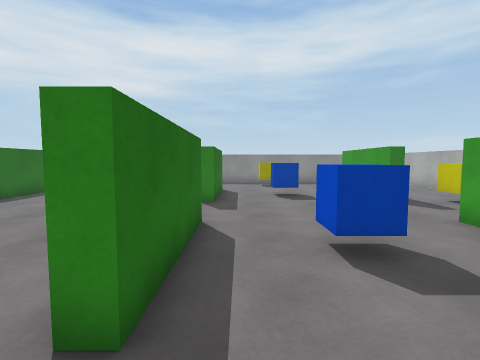
[1] (above)

23 first-person views from a walk through a 3-D level made in the Unity game engine. The camera is 1.4 m above the floor, tilts 4° down and sees 85° across. The floor is counted in squares, 1 m on a side. Each view is taken from the middle of a square. On the plan, view 1 faces up. The plan holds only what a view shows up to about 13 squares ahead; the rest is blank. Surface patterns are stand-ins for the level's own textures.

[2]
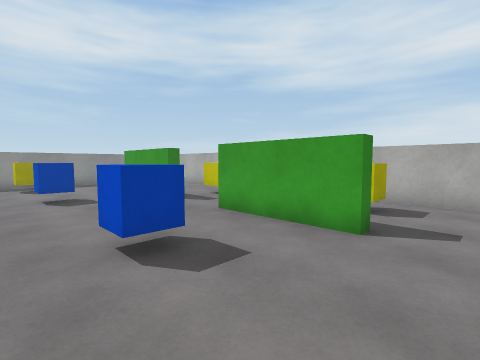

[3]
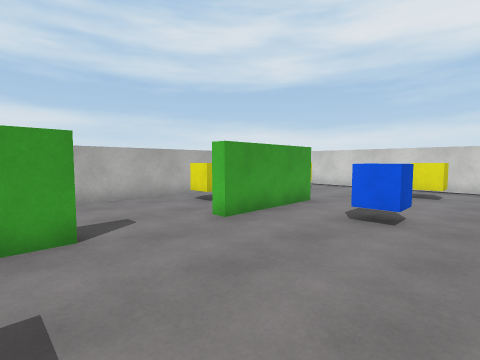

[4]
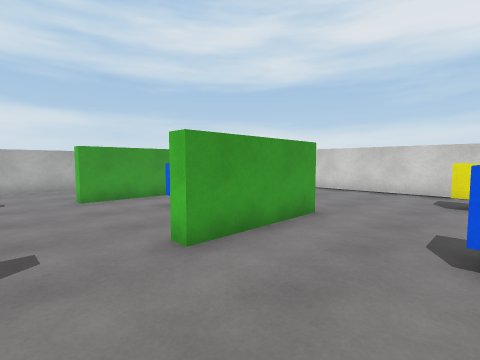

[5]
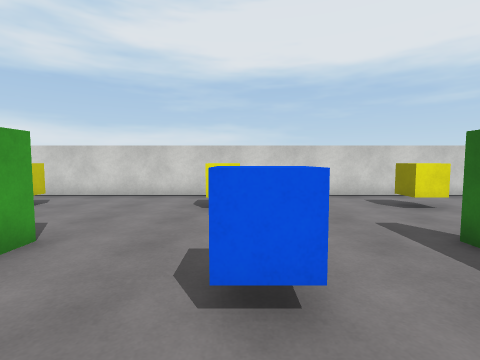

[6]
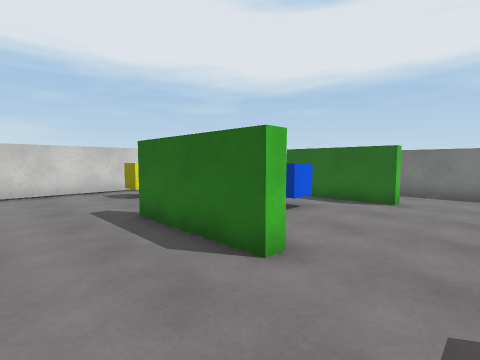

[7]
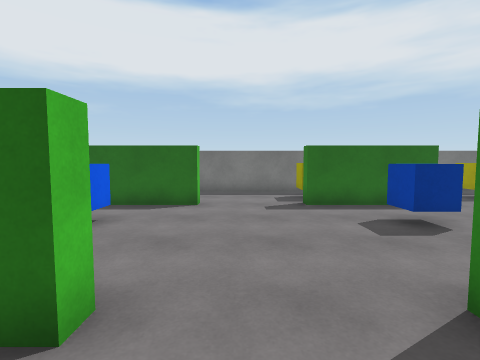

[8]
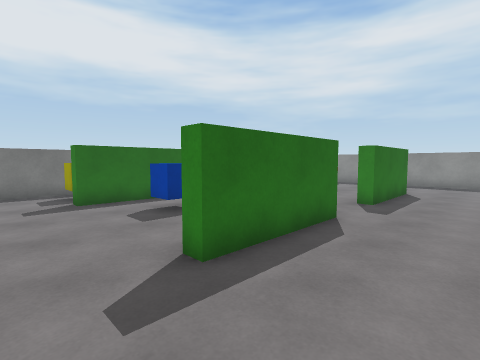

[9]
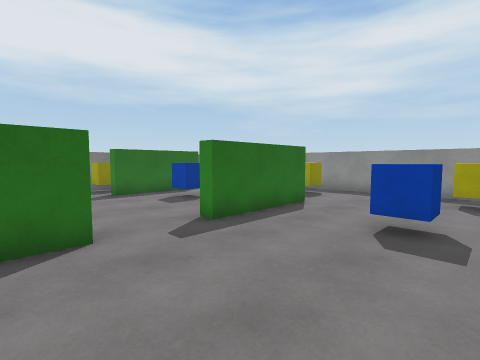

[10]
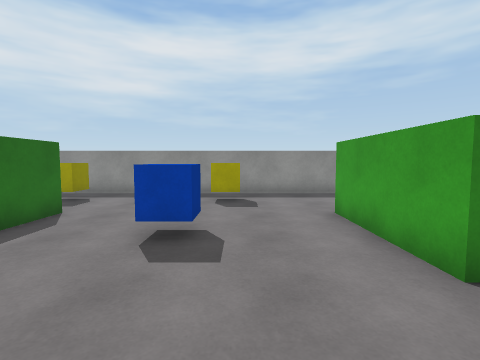

[11]
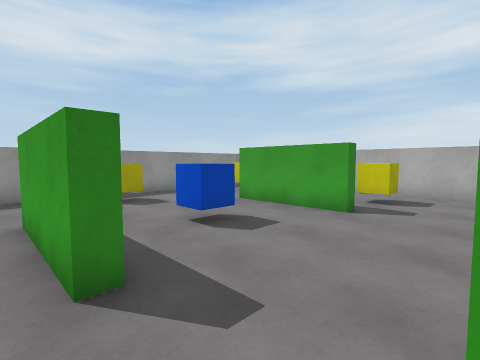

[12]
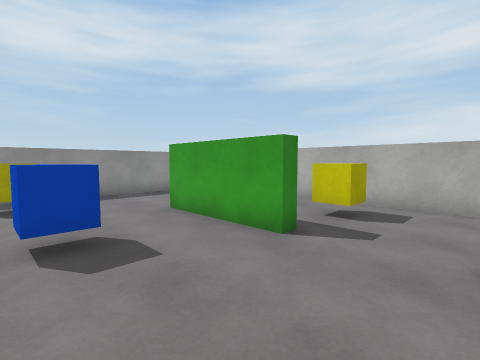

[13]
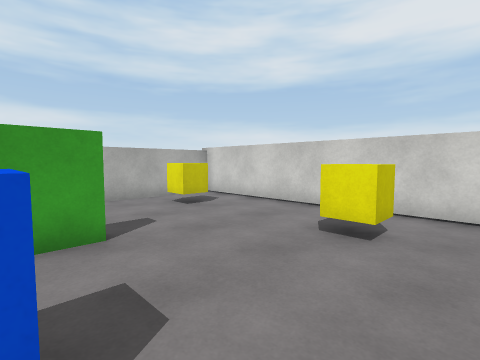

[14]
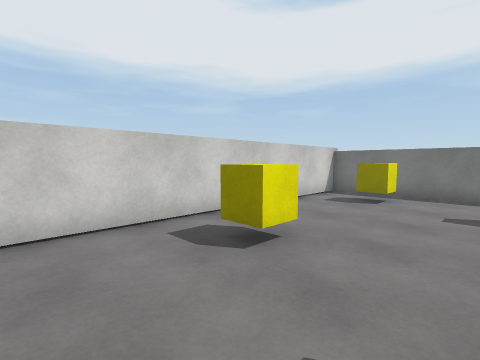

[15]
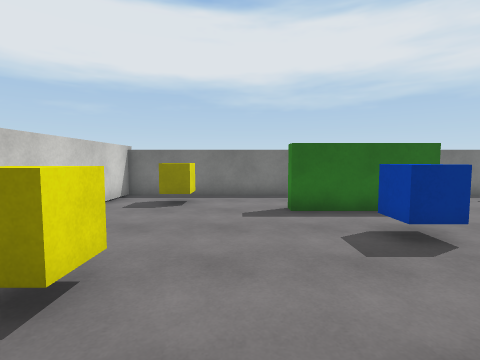

[16]
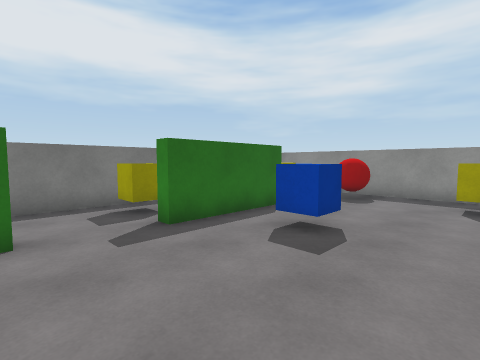

[17]
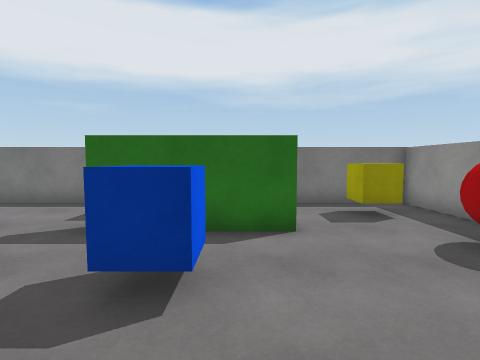

[18]
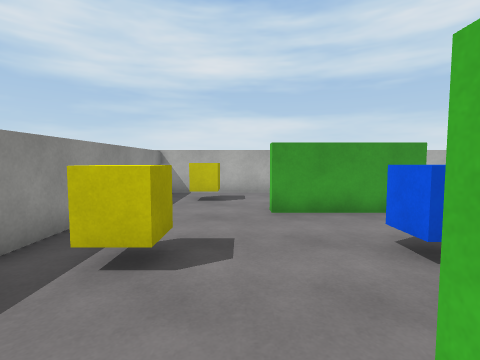

[19]
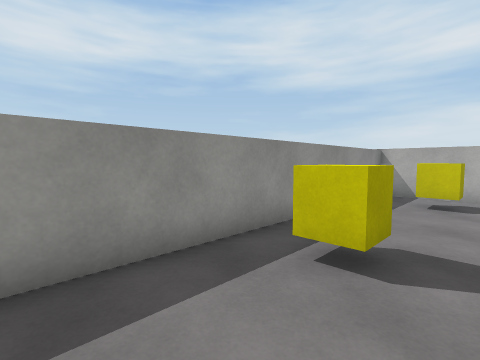

[20]
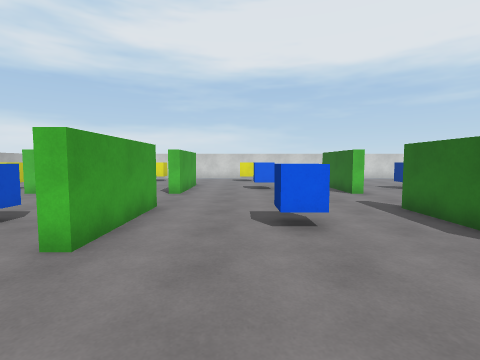

[21]
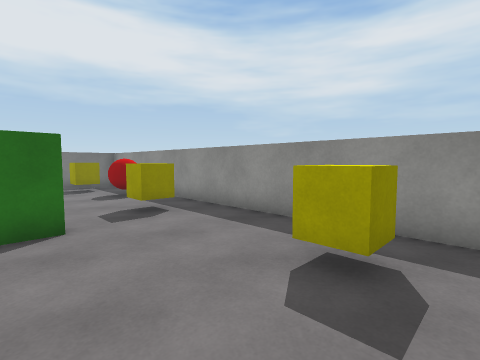

[22]
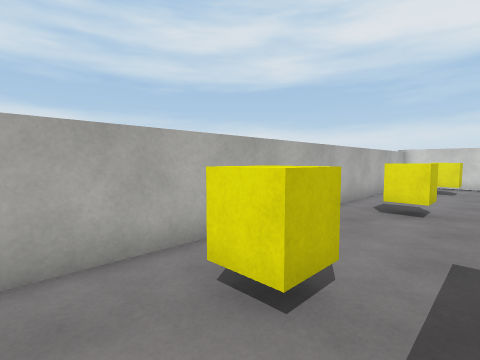

[23]
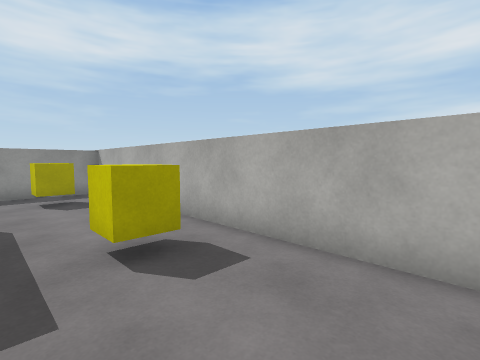

### Floor plan
Points are (right, up) in squares from view 1. A wall is a line through its corners. A room is listed if a view was taken in it or the views show most of it. See-through windows are left out.
Room 1 (views 1, 2, 3, 4, 5, 6, 7, 8, 9, 10, 11, 12, 13, 14, 15, 16, 17, 18, 19, 20, 21, 22, 23)
walls: (-1.4, 1.9) (-1.4, 6) (-0.9, 6) (-0.9, 1.9) (-1.4, 1.9); (-8.9, 6.4) (-8.9, 2.2) (-9.5, 2.2); (-9.5, -1.4) (-8.9, -1.4) (-8.9, -5.6); (-1.4, -5.6) (-1.4, -1.4) (-0.9, -1.4); (5.6, 1.9) (5.1, 1.9) (5.1, 6.1); (-0.9, 12.5) (-0.9, 9) (-1.4, 9) (-1.4, 13.2); (-8.9, 13.2) (-8.9, 9) (-9.5, 9); (5.6, 9) (5.1, 9) (5.1, 13.1) (5.6, 13.1); (-15.4, 6.4) (-15.4, 2.2) (-16, 2.2); (4.9, -5.6) (4.9, -1.4) (5.5, -1.4); (-16, -1.4) (-15.4, -1.4) (-15.4, -5.5) (-16, -5.5); (-15.2, 13.2) (-15.2, 9) (-15.8, 9); (-18.8, 10.8) (-18.8, -2.1); (-18.8, -4.9) (-18.8, -11.6) (9.8, -11.6) (9.8, 17.6) (-18.8, 17.6) (-18.8, 13.9)
objects: yellow cube (-17, -9); yellow cube (-17, 3); yellow cube (-17, 9); yellow cube (-17, 15) to (-17, 16); red ball (-15, 16) to (-14, 17); blue cube (-13, -4) to (-13, -3); blue cube (-13, 4); blue cube (-13, 11); yellow cube (-11, -9) to (-10, -9); yellow cube (-10, 15) to (-10, 16); blue cube (-6, 4) to (-5, 4); blue cube (-6, 11) to (-5, 11); yellow cube (-5, -9) to (-4, -9); blue cube (-5, -4); yellow cube (-5, 15) to (-4, 16); yellow cube (2, -9); blue cube (2, -4) to (2, -3); blue cube (2, 4); blue cube (2, 11); yellow cube (2, 16); yellow cube (7, -9) to (8, -9); yellow cube (7, -3) to (8, -3); yellow cube (7, 9) to (8, 9); yellow cube (8, 3); yellow cube (8, 15)

Where each view was taken, in squares from view 1:
view 1: 0 up, 0 right, facing up
view 2: 0 up, 0 right, facing up-right
view 3: 3 up, 0 right, facing down-right
view 4: 1 up, 5 left, facing down-right
view 5: 1 down, 5 left, facing down
view 6: 1 up, 6 left, facing down-left
view 7: 0 up, 7 left, facing left
view 8: 0 up, 6 left, facing up-left
view 9: 5 up, 4 left, facing up-left
view 10: 6 up, 4 left, facing up
view 11: 6 up, 2 left, facing up-right
view 12: 6 up, 1 right, facing up-right
view 13: 4 down, 0 right, facing down-right
view 14: 6 down, 7 left, facing down-left
view 15: 7 down, 8 left, facing left
view 16: 6 up, 10 left, facing up-left
view 17: 12 up, 10 left, facing left
view 18: 14 up, 2 left, facing right
view 19: 14 up, 2 left, facing up-right
view 20: 10 up, 4 left, facing down
view 21: 12 up, 3 left, facing up-left
view 22: 5 up, 6 right, facing down-right
view 23: 5 up, 6 right, facing up-right
